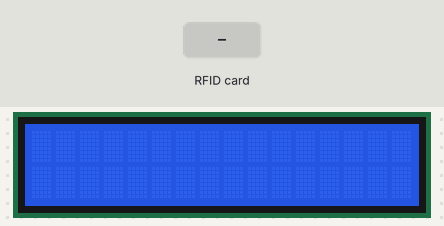
The sketch below on a simulated Arduino Uno, built with avr-gcc and run on an emulated ATmega328P. Shown: 16×2 character LCD. The inputs (shaded band) are chosen by the test bench. What the sketch prints to the serial monitor is not drawn.

Above: at 1.3 s.
1.4 s: RFID card B0 D4 4E 80 held to the reader
At 2.6 s:
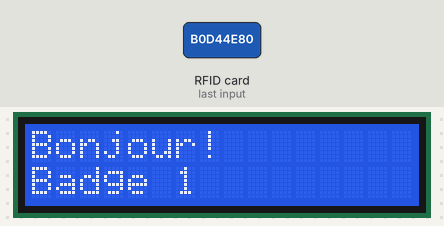
2.9 s: RFID card 80 11 F7 73 held to the reader
At 3.9 s:
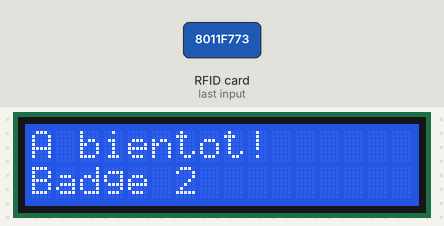
4.9 s: RFID card 5E 7A 19 C4 held to the reader
At 6.2 s:
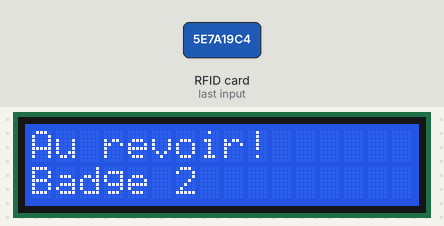
6.9 s: RFID card B0 D4 4E 80 held to the reader
At 8.6 s:
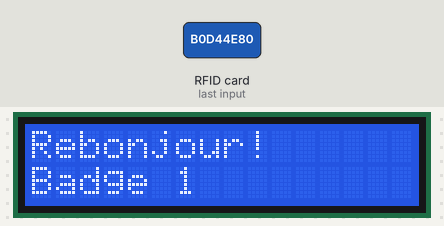
9.0 s: RFID card B0 D4 4E 80 held to the reader
At 10.8 s:
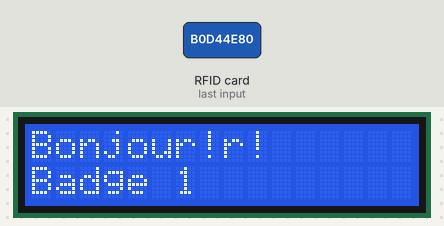
Timing chart, 0 to 12.0 s (numbered marks = the images above; inputs shaded):
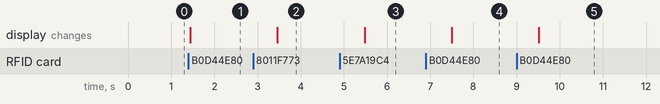

The sketch:

FO1.ino
```cpp
/****************************
 *  FONCTION OBLIGATOIRE 1  *
 *     GROUPE 19 - RFID     *
 *      BOULILA Elyssa      *
 *     BOUZAIEN Mokhles     *
 *       THABET Achraf      *
 ****************************/


#include <Wire.h> // for communiction with I2C
#include <LiquidCrystal_I2C.h> // I2C library import
#include <MFRC522.h> // RFID library import
#include <SPI.h> //Serial Peripheral Interface

const int      SS_PIN    =  10; // Data PIN for MFRC522
const int      RST_PIN   =  9; // Reset PIN for MFRC522
int            k         =  0; // Compteur

LiquidCrystal_I2C lcd(0x20,16,2);  // set the LCD address to 0x20 for a 16 chars and 2 line display
MFRC522 rfid(SS_PIN, RST_PIN); // Create MFRC522 inctance
MFRC522::MIFARE_Key key;


void setup()
{
  Serial.begin (9600);
  SPI.begin();
  lcd.init(); // initialize the lcd
  lcd.backlight(); // turn on backlight
  rfid.PCD_Init(); // initialize the rfid
}

void loop()
{
  if (!rfid.PICC_IsNewCardPresent() || !rfid.PICC_ReadCardSerial()){
    return;
  }
  String strID = getID(); // save the badge ID
  Serial.println(strID);
  printText(strID, k); // print text depending on the badge
  k += 1;
}

// function to print texxt depending on the card
void printText(String usercard, int i) {
  if (usercard == "B0:D4:4E:80") {
    if (i%2 == 0){
      lcd.setCursor(0,0);
      lcd.print("Bonjour!");
      lcd.setCursor(0,1);
      lcd.print("Badge 1");
      delay(2000);
    } else {
      lcd.setCursor(0,0);
      lcd.print("Rebonjour!");
      lcd.setCursor(0,1);
      lcd.print("Badge 1");
      delay(2000);
    }
  } else if (usercard = "80:11:F7:73") {
    if (i%2 == 0){
      lcd.setCursor(0,0);
      lcd.print("Au revoir!");
      lcd.setCursor(0,1);
      lcd.print("Badge 2");
      delay(2000);
    } else {
      lcd.setCursor(0,0);
      lcd.print("A bientot!");
      lcd.setCursor(0,1);
      lcd.print("Badge 2");
      delay(2000);
    }
  }
}

// function to read th card ID
String getID() {
  String strID = "";
  for (byte i = 0; i < 4; i++) {
    strID +=
      (rfid.uid.uidByte[i] < 0x10 ? "0" : "") +
      String(rfid.uid.uidByte[i], HEX) +
      (i != 3 ? ":" : "");
  }
  strID.toUpperCase();
  return strID;
}
```

Measured:
- after the input at 1.4 s, the display: changes at once (image 1)
- after the input at 2.9 s, the display: changes after 0.56 s (image 2)
- after the input at 4.9 s, the display: changes after 0.58 s (image 3)
- after the input at 6.9 s, the display: changes after 0.60 s (image 4)
- after the input at 9.0 s, the display: changes after 0.52 s (image 5)
